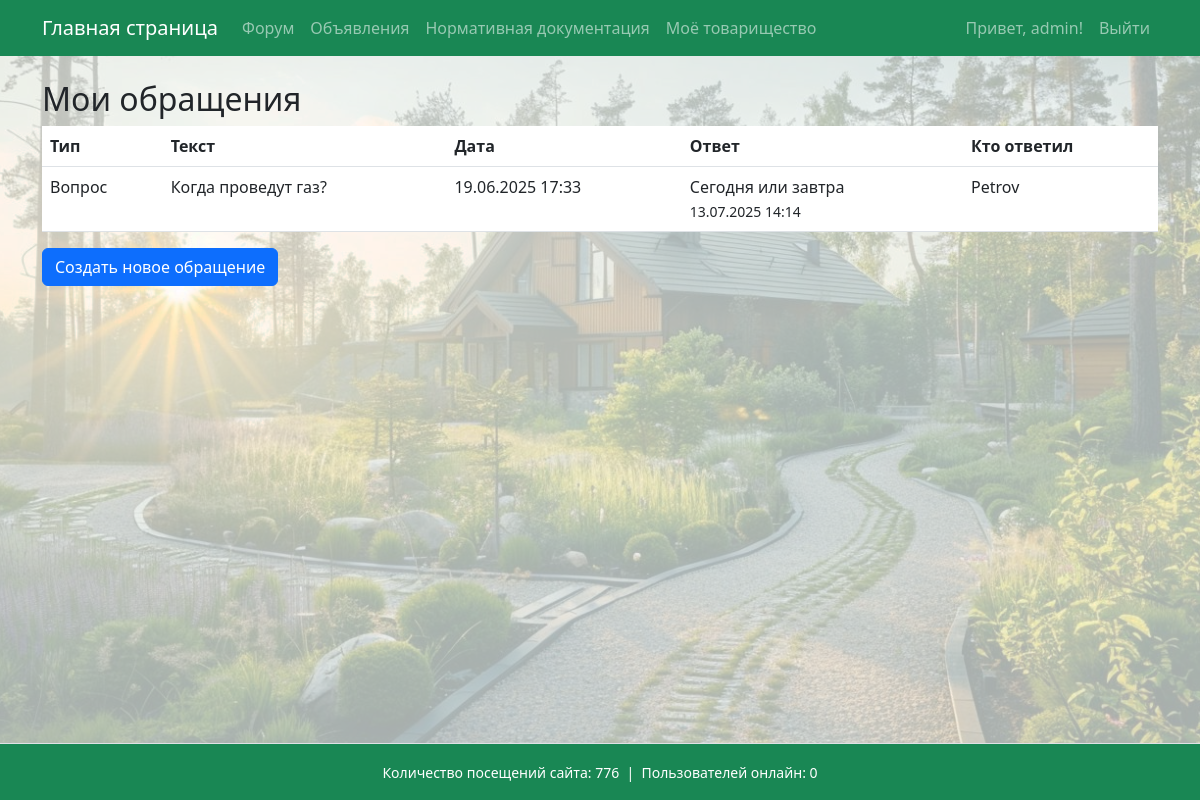
/appeals/ (signed in), run on the app's committed database.
### garden/models.py (models this page shows, shortened)
class Appeal(models.Model):
    APPEAL_TYPES = [
        ('complaint', 'Жалоба'),
        ('proposal', 'Предложение'),
        ('question', 'Вопрос'),
    ]
    user = models.ForeignKey(User, on_delete=models.CASCADE, related_name='appeals')
    appeal_type = models.CharField(max_length=20, choices=APPEAL_TYPES)
    text = models.TextField()
    created_at = models.DateTimeField(auto_now_add=True)
    response = models.TextField(blank=True, null=True)
    responded_at = models.DateTimeField(blank=True, null=True)
    responder = models.ForeignKey(
        User,
        on_delete=models.SET_NULL,
        null=True, blank=True,
        related_name='responses',
        limit_choices_to={'groups__name__in': ['Председатель', 'Правление']}
    )

### garden/views.py (the view)
# urls.py: path('appeals/', views.appeal_list, name='appeal_list'),
@login_required
def appeal_list(request):
    appeals = Appeal.objects.filter(user=request.user).order_by('-created_at')
    return render(request, 'appeal_list.html', {'appeals': appeals})

### garden/context_processors.py (called while the page is built)
def total_visits_processor(request):
    counter, created = PageVisit.objects.get_or_create(page_name='main_page')
    return {
        'total_visits': counter.visits
    }

def online_users_processor(request):
    now = timezone.now()
    active_threshold = now - timedelta(seconds=40)  # считаем активными за последние 40 секунд
    online_count = Profile.objects.filter(last_seen__gte=active_threshold).count()
    return {'online_users': online_count}

### garden/templates/appeal_list.html
{% extends 'base.html' %}
{% block content %}
<h2>Мои обращения</h2>
<table class="table">
    <thead>
        <tr>
            <th>Тип</th>
            <th>Текст</th>
            <th>Дата</th>
            <th>Ответ</th>
            <th>Кто ответил</th>
        </tr>
    </thead>
    <tbody>
        {% for appeal in appeals %}
        <tr>
            <td>{{ appeal.get_appeal_type_display }}</td>
            <td>{{ appeal.text }}</td>
            <td>{{ appeal.created_at|date:"d.m.Y H:i" }}</td>
            <td>
                {% if appeal.response %}
                    {{ appeal.response }}<br>
                    <small>{{ appeal.responded_at|date:"d.m.Y H:i" }}</small>
                {% else %}
                    <em>Ожидает ответа</em>
                {% endif %}
            </td>
            <td>
                {% if appeal.responder %}
                    {{ appeal.responder.get_full_name|default:appeal.responder.username }}
                {% else %}
                    <em>—</em>
                {% endif %}
            </td>
        </tr>
        {% empty %}
        <tr>
            <td colspan="5">У вас нет обращений.</td>
        </tr>
        {% endfor %}
    </tbody>
</table>
<button type="button" class="btn btn-primary" onclick="window.location.href='{% url 'appeal_create' %}'">
    Создать новое обращение
</button>
{% endblock %}

### templates/base.html (shortened to what this page needs)
<!DOCTYPE html>
<html lang="ru">
<head>
    <link rel="stylesheet" href="https://cdn.jsdelivr.net/npm/bootstrap@5.3.0/dist/css/bootstrap.min.css">
</head>
<body>
    <div class="page-container">
        <nav class="navbar navbar-expand-lg navbar-dark bg-success mb-4">
            <div class="container">
                <a class="navbar-brand" href="{% url 'main_page' %}">Главная страница</a>
                <div class="collapse navbar-collapse" id="navbarSupportedContent">
                    <ul class="navbar-nav me-auto mb-2 mb-lg-0">
                        <li class="nav-item"><a class="nav-link" href="{% url 'forum' %}">Форум</a></li>
                        <li class="nav-item"><a class="nav-link" href="{% url 'ads' %}">Объявления</a></li>
                        <li class="nav-item"><a class="nav-link" href="https://strb.by/" target="_blank" rel="noopener noreferrer">Нормативная документация</a></li>
                        <li class="nav-item"><a class="nav-link" href="{% url 'my_community' %}">Моё товарищество</a></li>
                    </ul>
                    <ul class="navbar-nav ms-auto mb-2 mb-lg-0">
                        {% if user.is_authenticated %}
                            <li class="nav-item">
                                <span class="nav-link">Привет, {{ user.username }}!</span>
                            </li>
                            <li class="nav-item">
                                <a class="nav-link" href="#" onclick="event.preventDefault(); document.getElementById('logout-form').submit();">
                                    Выйти
                                </a>
                            </li>
                        {% else %}
                            <li class="nav-item"><a class="nav-link" href="{% url 'login' %}">Войти</a></li>
                        {% endif %}
                    </ul>
                </div>
            </div>
        </nav>
        <main class="content-wrap container">
            {% block content %}
            {% endblock %}
        </main>
        <footer class="bg-success text-center py-3 mt-4 border-top text-white">
            <div class="container">
                <small>
                    Количество посещений сайта: {{ total_visits }}
                      &nbsp;|&nbsp;
                    Пользователей онлайн: {{ online_users }}
                </small>
            </div>
        </footer>
    </div>
</body>
</html>

### templates/base.html (style rules this page uses)
body, html { height: 100%; margin: 0; }
.page-container { min-height: 100vh; display: flex; flex-direction: column; min-height: 100vh; background-image: url('/static/images/background.jpg'); background-repeat: no-repeat; background-position: center center; background-size: cover; background-color: rgba(240, 248, 245, 0.7); background-blend-mode: lighten; }
.content-wrap { flex: 1; }

### data on the page
Appeal: appeal_type "Вопрос", text "Когда проведут газ?", created_at "19.06.2025 17:33", response "Сегодня или завтра", responded_at "13.07.2025 14:14", responder.get_full_name "Petrov"

### other printed values
{{ user.username }} "admin"
{{ total_visits }} "776"
{{ online_users }} "0"
